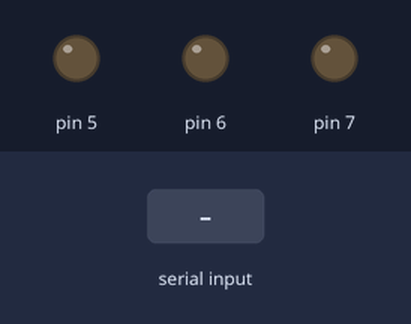
The sketch below on a simulated Arduino Uno, built with avr-gcc and run on an emulated ATmega328P. Parts: output pins drawn as LEDs (lit = HIGH). The inputs (shaded band) are chosen by the test bench.

Above: at 1.2 s.
1.3 s: "2" received over Serial
At 2.5 s:
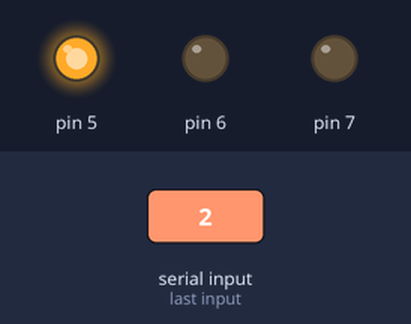
2.8 s: "3" received over Serial
At 3.9 s:
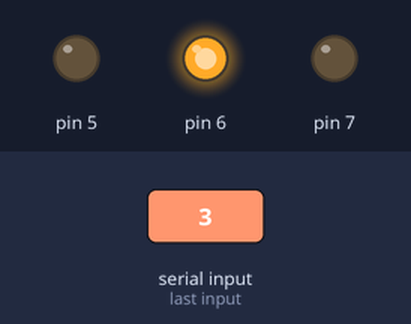
4.3 s: "4" received over Serial
At 5.0 s:
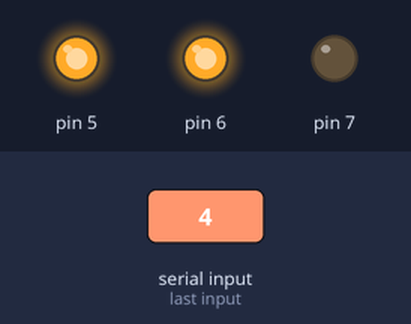
5.8 s: "5" received over Serial
At 6.2 s:
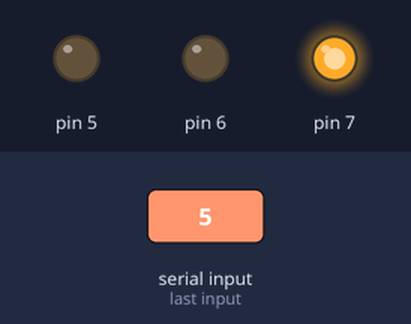
7.3 s: "6" received over Serial
At 8.5 s:
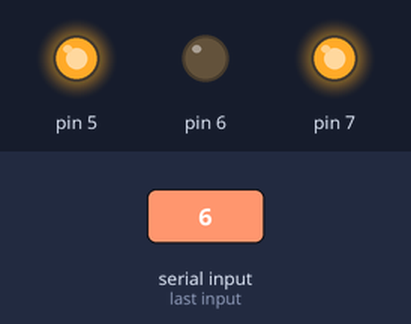
8.8 s: "7" received over Serial
At 9.7 s:
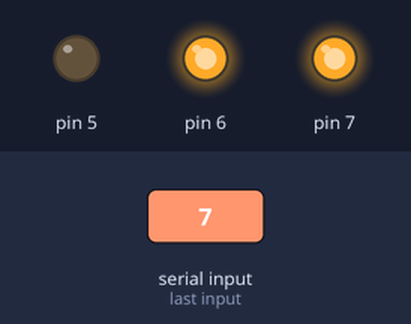
Timing chart, 0 to 11.3 s (numbered marks = the images above; inputs shaded):
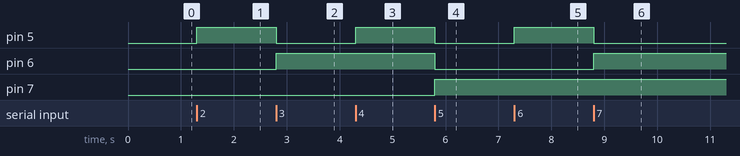

The sketch:

arduino_control_code.ino
```cpp
void setup() {
  // initialize serial communication:
  Serial.begin(115200);
   // initialize the LED pins:
      for (int thisPin = 5; thisPin < 8; thisPin++) {
        pinMode(thisPin, OUTPUT);
      }
}

void loop() {
  // read the sensor:
  if (Serial.available() > 0) {
    int inByte = Serial.read();
    // do something different depending on the character received.
    // The switch statement expects single number values for each case;
    // in this exmaple, though, you're using single quotes to tell
    // the controller to get the ASCII value for the character.  For
    // example 'a' = 97, 'b' = 98, and so forth:

    switch (inByte) {
    case '1':
      digitalWrite(5, LOW);
      digitalWrite(6, LOW);
      digitalWrite(7, LOW);
      break;
    case '2':
      digitalWrite(5, HIGH);
      digitalWrite(6, LOW);
      digitalWrite(7, LOW);
      break;
    case '3':
      digitalWrite(5, LOW);
      digitalWrite(6, HIGH);
      digitalWrite(7, LOW);
      break;
    case '4':
      digitalWrite(5, HIGH);
      digitalWrite(6, HIGH);
      digitalWrite(7, LOW);
      break;
    case '5':
      digitalWrite(5, LOW);
      digitalWrite(6, LOW);
      digitalWrite(7, HIGH);
      break;
    case '6':
      digitalWrite(5, HIGH);
      digitalWrite(6, LOW);
      digitalWrite(7, HIGH);
      break;
    case '7':
      digitalWrite(5, LOW);
      digitalWrite(6, HIGH);
      digitalWrite(7, HIGH);
      break;
    case '8':
      digitalWrite(5, HIGH);
      digitalWrite(6, HIGH);
      digitalWrite(7, HIGH);
      break;
    default:
      // turn all the LEDs off:
      for (int thisPin = 5; thisPin < 7; thisPin++) {
        digitalWrite(thisPin, LOW);
      }
    }
  }
}
```

Measured:
- after the input at 1.3 s, pin 5: LOW → HIGH at once
- after the input at 2.8 s, pin 5: HIGH → LOW at once; pin 6: LOW → HIGH at once
- after the input at 4.3 s, pin 5: LOW → HIGH at once
- after the input at 5.8 s, pin 5, pin 6: HIGH → LOW at once; pin 7: LOW → HIGH at once
- after the input at 7.3 s, pin 5: LOW → HIGH at once
- after the input at 8.8 s, pin 5: HIGH → LOW at once; pin 6: LOW → HIGH at once
